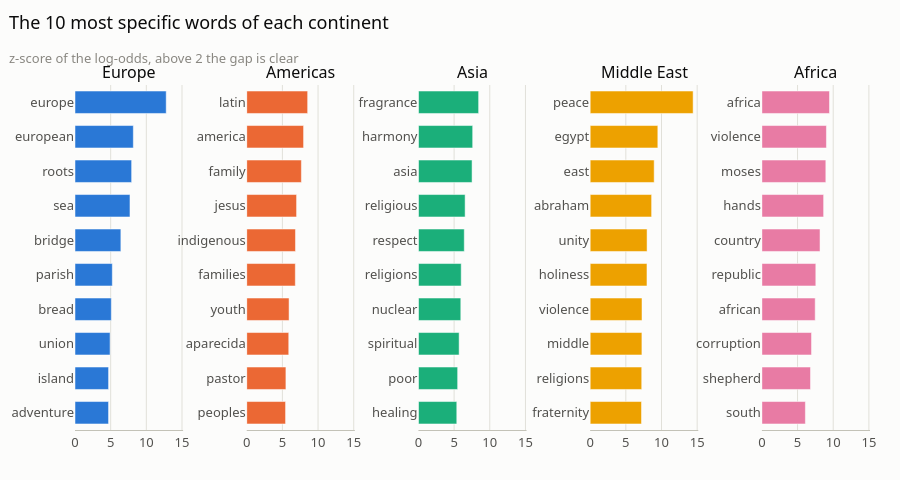

The notebook cell this image was saved under:
### Markdown cell above
### The words specific to each continent

For each continent, we look for the words that are more frequent than in the rest of the corpus. The score, the log-odds with a Dirichlet prior (Monroe, Colaresi and Quinn, 2008), takes into account the size of each group and limits the weight of rare words. Above 2, the gap is clear. Place names logically come first.

### Code cell
words_by_continent = ac.mots_caracteristiques(df, "continent", n=10)
continents = [c for c in en.CONTINENT_ORDER if c in words_by_continent]

fig = make_subplots(rows=1, cols=len(continents), subplot_titles=continents, shared_xaxes=True,
                    horizontal_spacing=0.08)
for column, continent in enumerate(continents, start=1):
    scores = words_by_continent[continent].iloc[::-1]
    fig.add_bar(x=scores.values, y=scores.index, orientation="h", row=1, col=column, showlegend=False,
                marker_color=en.CONTINENT_COLORS[continent],
                hovertemplate="%{y}: score %{x:.1f}<extra></extra>")
highest = max(scores.max() for scores in words_by_continent.values())
fig.update_xaxes(range=[0, highest * 1.05], showgrid=True)
g.titre(fig, "The 10 most specific words of each continent",
        "z-score of the log-odds, above 2 the gap is clear", hauteur=480)
fig.show()

### Figure 1 — Plotly figure (JSON) as saved in the notebook; plotly's stock layout.template omitted (floating-point values rounded to 4 significant figures)
{"data": [{"hovertemplate": "%{y}: score %{x:.1f}<extra></extra>", "marker": {"color": "#2a78d6"}, "orientation": "h", "showlegend": false, "type": "bar", "x": [4.706, 4.707, 4.917, 5.092, 5.232, 6.43, 7.708, 7.94, 8.178, 12.79], "xaxis": "x", "y": ["adventure", "island", "union", "bread", "parish", "bridge", "sea", "roots", "european", "europe"], "yaxis": "y"}, {"hovertemplate": "%{y}: score %{x:.1f}<extra></extra>", "marker": {"color": "#eb6834"}, "orientation": "h", "showlegend": false, "type": "bar", "x": [5.447, 5.494, 5.892, 5.937, 6.813, 6.836, 6.99, 7.664, 7.971, 8.543], "xaxis": "x2", "y": ["peoples", "pastor", "aparecida", "youth", "families", "indigenous", "jesus", "family", "america", "latin"], "yaxis": "y2"}, {"hovertemplate": "%{y}: score %{x:.1f}<extra></extra>", "marker": {"color": "#1baf7a"}, "orientation": "h", "showlegend": false, "type": "bar", "x": [5.377, 5.496, 5.704, 5.939, 5.996, 6.426, 6.544, 7.518, 7.604, 8.438], "xaxis": "x3", "y": ["healing", "poor", "spiritual", "nuclear", "religions", "respect", "religious", "asia", "harmony", "fragrance"], "yaxis": "y3"}, {"hovertemplate": "%{y}: score %{x:.1f}<extra></extra>", "marker": {"color": "#eda100"}, "orientation": "h", "showlegend": false, "type": "bar", "x": [7.2, 7.23, 7.254, 7.267, 7.964, 7.98, 8.618, 8.975, 9.489, 14.44], "xaxis": "x4", "y": ["fraternity", "religions", "middle", "violence", "holiness", "unity", "abraham", "east", "egypt", "peace"], "yaxis": "y4"}, {"hovertemplate": "%{y}: score %{x:.1f}<extra></extra>", "marker": {"color": "#e87ba4"}, "orientation": "h", "showlegend": false, "type": "bar", "x": [6.1, 6.819, 6.962, 7.476, 7.562, 8.15, 8.658, 8.965, 9.049, 9.479], "xaxis": "x5", "y": ["south", "shepherd", "corruption", "african", "republic", "country", "hands", "moses", "violence", "africa"], "yaxis": "y5"}], "layout": {"annotations": [{"font": {"size": 16}, "showarrow": false, "text": "Europe", "x": 0.068, "xanchor": "center", "xref": "paper", "y": 1.0, "yanchor": "bottom", "yref": "paper"}, {"font": {"size": 16}, "showarrow": false, "text": "Americas", "x": 0.284, "xanchor": "center", "xref": "paper", "y": 1.0, "yanchor": "bottom", "yref": "paper"}, {"font": {"size": 16}, "showarrow": false, "text": "Asia", "x": 0.5, "xanchor": "center", "xref": "paper", "y": 1.0, "yanchor": "bottom", "yref": "paper"}, {"font": {"size": 16}, "showarrow": false, "text": "Middle East", "x": 0.716, "xanchor": "center", "xref": "paper", "y": 1.0, "yanchor": "bottom", "yref": "paper"}, {"font": {"size": 16}, "showarrow": false, "text": "Africa", "x": 0.932, "xanchor": "center", "xref": "paper", "y": 1.0, "yanchor": "bottom", "yref": "paper"}], "height": 480, "legend": {"title": {"text": ""}}, "margin": {"t": 85}, "title": {"subtitle": {"font": {"color": "#898781", "size": 13}, "text": "z-score of the log-odds, above 2 the gap is clear"}, "text": "The 10 most specific words of each continent"}, "xaxis": {"anchor": "y", "domain": [0.0, 0.136], "range": [0, 15.16], "showgrid": true}, "xaxis2": {"anchor": "y2", "domain": [0.216, 0.352], "range": [0, 15.16], "showgrid": true}, "xaxis3": {"anchor": "y3", "domain": [0.432, 0.568], "range": [0, 15.16], "showgrid": true}, "xaxis4": {"anchor": "y4", "domain": [0.648, 0.784], "range": [0, 15.16], "showgrid": true}, "xaxis5": {"anchor": "y5", "domain": [0.864, 1.0], "range": [0, 15.16], "showgrid": true}, "yaxis": {"anchor": "x", "domain": [0.0, 1.0]}, "yaxis2": {"anchor": "x2", "domain": [0.0, 1.0]}, "yaxis3": {"anchor": "x3", "domain": [0.0, 1.0]}, "yaxis4": {"anchor": "x4", "domain": [0.0, 1.0]}, "yaxis5": {"anchor": "x5", "domain": [0.0, 1.0]}}}
